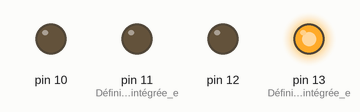
Recording of a sketch running on a simulated Arduino Uno, built with avr-gcc and run on an emulated ATmega328P. On the bench: output pins drawn as LEDs (lit = HIGH).

Above: at 0.2 s.
At 1.2 s:
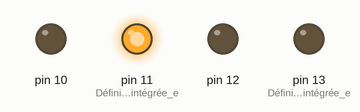
At 2.7 s:
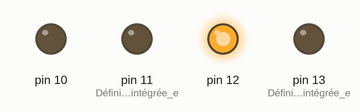
At 3.7 s:
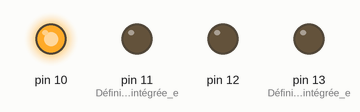
Timing chart, 0 to 4.6 s (numbered marks = the images above):
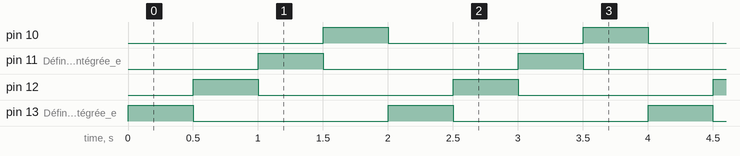

The sketch:

etape1_scenario3.ino
```cpp
// Programme de test pour faire clignoter la LED intégrée toutes les secondes
    void setup() {
     pinMode(13, OUTPUT); // Définir la LED intégrée en mode sortie
     pinMode(12, OUTPUT);
     pinMode(11, OUTPUT); // Définir la LED intégrée en mode sortie
     pinMode(10, OUTPUT);
    }


    void loop() {
     digitalWrite(13, HIGH);// Allume la LED
     delay(500);
     digitalWrite(13, LOW);
     digitalWrite(12, HIGH); // Allume la LED
     delay(500);
     digitalWrite(12, LOW);
     digitalWrite(11, HIGH);
     delay(500);
     digitalWrite(11, LOW);
     digitalWrite(10, HIGH);
     delay(500);
     digitalWrite(10, LOW);


    }
```

Measured:
- by itself, pin 10, pin 11 (Définir_la_LED_intégrée_e), pin 12, pin 13 (Définir_la_LED_intégrée_e): alternates HIGH for 0.50 s and LOW for 1.5 s
- by itself, everything shown: repeats every 2.0 s, in 5 steps
